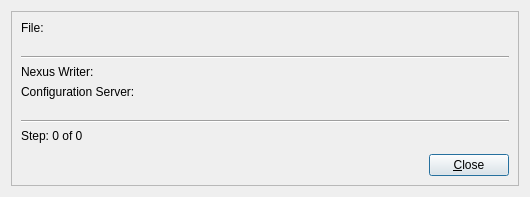
<?xml version="1.0" encoding="UTF-8"?>
<ui version="4.0">
 <class>SardanaWriterDlg</class>
 <widget class="QDialog" name="SardanaWriterDlg">
  <property name="geometry">
   <rect>
    <x>0</x>
    <y>0</y>
    <width>530</width>
    <height>197</height>
   </rect>
  </property>
  <property name="windowTitle">
   <string>Sardana Nexus Writer</string>
  </property>
  <layout class="QGridLayout" name="gridLayout_2">
   <item row="0" column="0">
    <widget class="QFrame" name="frame">
     <property name="frameShape">
      <enum>QFrame::StyledPanel</enum>
     </property>
     <property name="frameShadow">
      <enum>QFrame::Raised</enum>
     </property>
     <layout class="QGridLayout" name="gridLayout">
      <item row="0" column="0">
       <layout class="QVBoxLayout" name="verticalLayout">
        <item>
         <widget class="QLabel" name="fileLabel">
          <property name="text">
           <string>File:</string>
          </property>
         </widget>
        </item>
        <item>
         <spacer name="verticalSpacer_2">
          <property name="orientation">
           <enum>Qt::Vertical</enum>
          </property>
          <property name="sizeHint" stdset="0">
           <size>
            <width>20</width>
            <height>40</height>
           </size>
          </property>
         </spacer>
        </item>
        <item>
         <widget class="Line" name="line">
          <property name="orientation">
           <enum>Qt::Horizontal</enum>
          </property>
         </widget>
        </item>
        <item>
         <widget class="QLabel" name="nwLabel">
          <property name="text">
           <string>Nexus Writer:</string>
          </property>
         </widget>
        </item>
        <item>
         <widget class="QLabel" name="csLabel">
          <property name="text">
           <string>Configuration Server:</string>
          </property>
         </widget>
        </item>
        <item>
         <spacer name="verticalSpacer_3">
          <property name="orientation">
           <enum>Qt::Vertical</enum>
          </property>
          <property name="sizeHint" stdset="0">
           <size>
            <width>20</width>
            <height>40</height>
           </size>
          </property>
         </spacer>
        </item>
        <item>
         <widget class="Line" name="line_2">
          <property name="orientation">
           <enum>Qt::Horizontal</enum>
          </property>
         </widget>
        </item>
        <item>
         <widget class="QLabel" name="ofLabel">
          <property name="text">
           <string>Step: 0 of 0</string>
          </property>
          <property name="alignment">
           <set>Qt::AlignLeading|Qt::AlignLeft|Qt::AlignVCenter</set>
          </property>
         </widget>
        </item>
        <item>
         <spacer name="verticalSpacer">
          <property name="orientation">
           <enum>Qt::Vertical</enum>
          </property>
          <property name="sizeHint" stdset="0">
           <size>
            <width>118</width>
            <height>30</height>
           </size>
          </property>
         </spacer>
        </item>
        <item>
         <layout class="QHBoxLayout" name="horizontalLayout_6">
          <item>
           <spacer name="horizontalSpacer">
            <property name="orientation">
             <enum>Qt::Horizontal</enum>
            </property>
            <property name="sizeHint" stdset="0">
             <size>
              <width>40</width>
              <height>20</height>
             </size>
            </property>
           </spacer>
          </item>
          <item>
           <widget class="QPushButton" name="closePushButton">
            <property name="text">
             <string>&amp;Close</string>
            </property>
           </widget>
          </item>
         </layout>
        </item>
       </layout>
      </item>
     </layout>
    </widget>
   </item>
  </layout>
 </widget>
 <resources/>
 <connections/>
</ui>
